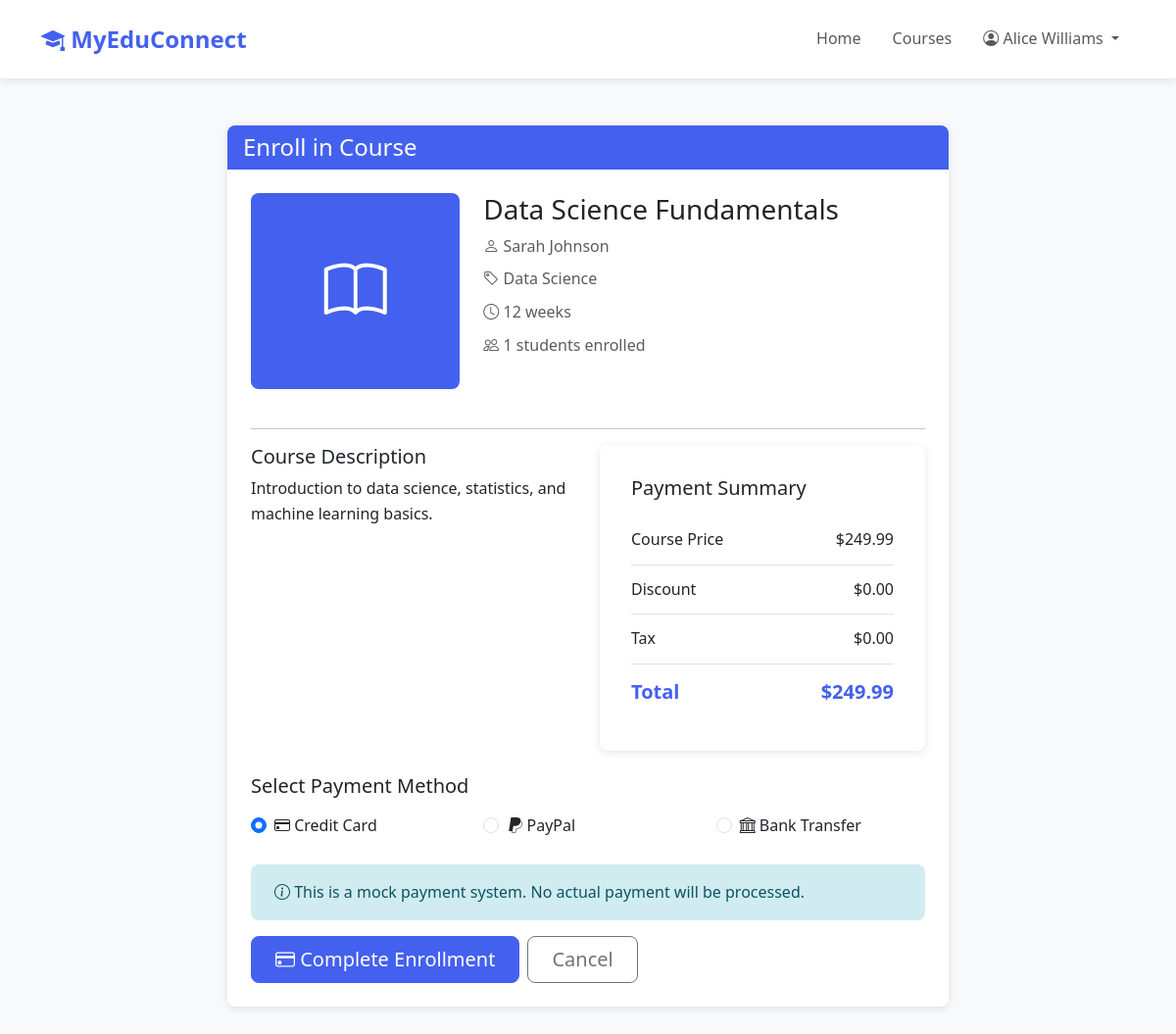
The app's page /student/enroll.php?course_id=3 (signed in) with its own data.
### tables this page shows
CREATE TABLE courses (
    course_id INT AUTO_INCREMENT PRIMARY KEY,
    title VARCHAR(255) NOT NULL,
    description TEXT,
    instructor_id INT NOT NULL,
    category VARCHAR(100),
    thumbnail VARCHAR(255),
    price DECIMAL(10, 2) DEFAULT 0.00,
    duration_weeks INT DEFAULT 8,
    max_students INT DEFAULT 50,
    enrollment_count INT DEFAULT 0,
    status ENUM('draft', 'published', 'archived') DEFAULT 'draft',
    created_at TIMESTAMP DEFAULT CURRENT_TIMESTAMP,
    updated_at TIMESTAMP DEFAULT CURRENT_TIMESTAMP ON UPDATE CURRENT_TIMESTAMP,
    FOREIGN KEY (instructor_id) REFERENCES teachers(teacher_id) ON DELETE CASCADE,
    INDEX idx_instructor (instructor_id),
    INDEX idx_category (category),
    INDEX idx_status (status),
    INDEX idx_title (title)
);

### config/database.php (called while the page is built, shortened)
<?php
class Database {
    private static $instance = null;
    private $connection;
    private function __construct() {
        try {
            $dsn = "mysql:host=" . DB_HOST . ";dbname=" . DB_NAME . ";charset=" . DB_CHARSET;
            $options = [
                PDO::ATTR_ERRMODE => PDO::ERRMODE_EXCEPTION,
                PDO::ATTR_DEFAULT_FETCH_MODE => PDO::FETCH_ASSOC,
                PDO::ATTR_EMULATE_PREPARES => false,
                PDO::ATTR_PERSISTENT => false
            ];
            $this->connection = new PDO($dsn, DB_USER, DB_PASS, $options);
        } catch (PDOException $e) {
            die("Database Connection Failed: " . $e->getMessage());
        }
    }
    public static function getInstance() {
        if (self::$instance === null) {
            self::$instance = new self();
        }
        return self::$instance;
    }
    public function getConnection() {
        return $this->connection;
    }
}
function dbSelectOne($query, $params = []) {
    $db = Database::getInstance()->getConnection();
    $stmt = $db->prepare($query);
    $stmt->execute($params);
    return $stmt->fetch();
}

### includes/functions.php (called while the page is built, shortened)
<?php
require_once __DIR__ . '/../config/database.php';
function formatCurrency($amount) {
    return '$' . number_format($amount, 2);
}
function getCourseById($courseId) {
    $query = "SELECT c.*, u.first_name, u.last_name, CONCAT(u.first_name, ' ', u.last_name) as instructor_name
              FROM courses c
              JOIN teachers t ON c.instructor_id = t.teacher_id
              JOIN users u ON t.user_id = u.user_id
              WHERE c.course_id = ?";
    return dbSelectOne($query, [$courseId]);
}

### student/enroll.php (the view, shortened to what this page needs)
<?php
require_once '../includes/functions.php';
$courseId = $_GET['course_id'] ?? null;
$course = getCourseById($courseId);
?>
<!DOCTYPE html>
<html lang="en">
<head>
    <link href="https://cdn.jsdelivr.net/npm/bootstrap@5.3.0/dist/css/bootstrap.min.css" rel="stylesheet">
    <link href="https://cdn.jsdelivr.net/npm/bootstrap-icons@1.10.0/font/bootstrap-icons.css" rel="stylesheet">
    <link href="<?php echo APP_URL; ?>/assets/css/style.css" rel="stylesheet">
</head>
<body>
    <nav class="navbar navbar-expand-lg navbar-light bg-white sticky-top">
        <div class="container">
            <a class="navbar-brand" href="<?php echo APP_URL; ?>">
                <i class="bi bi-mortarboard-fill"></i> <?php echo APP_NAME; ?>
            </a>
            <div class="collapse navbar-collapse" id="navbarNav">
                <ul class="navbar-nav ms-auto">
                    <li class="nav-item">
                        <a class="nav-link" href="<?php echo APP_URL; ?>">Home</a>
                    </li>
                    <li class="nav-item">
                        <a class="nav-link" href="<?php echo APP_URL; ?>/courses.php">Courses</a>
                    </li>
                    <li class="nav-item dropdown">
                        <a class="nav-link dropdown-toggle" href="#" id="navbarDropdown" role="button" data-bs-toggle="dropdown">
                            <i class="bi bi-person-circle"></i> <?php echo htmlspecialchars($_SESSION['user_name']); ?>
                        </a>
                    </li>
                </ul>
            </div>
        </div>
    </nav>
    <div class="container py-5">
        <div class="row justify-content-center">
            <div class="col-lg-8">
                <div class="card">
                    <div class="card-header">
                        <h4 class="mb-0">Enroll in Course</h4>
                    </div>
                    <div class="card-body">
                        <div class="row">
                            <div class="col-md-4 mb-4">
                                <div style="width: 100%; height: 200px; background: var(--primary-color); border-radius: 8px; display: flex; align-items: center; justify-content: center; color: white; font-size: 4rem;">
                                    <i class="bi bi-book"></i>
                                </div>
                            </div>
                            <div class="col-md-8 mb-4">
                                <h3><?php echo htmlspecialchars($course['title']); ?></h3>
                                <p class="text-muted mb-2">
                                    <i class="bi bi-person"></i> <?php echo htmlspecialchars($course['instructor_name']); ?>
                                </p>
                                <p class="text-muted mb-2">
                                    <i class="bi bi-tag"></i> <?php echo htmlspecialchars($course['category']); ?>
                                </p>
                                <p class="text-muted mb-2">
                                    <i class="bi bi-clock"></i> <?php echo $course['duration_weeks']; ?> weeks
                                </p>
                                <p class="text-muted mb-2">
                                    <i class="bi bi-people"></i> <?php echo $course['enrollment_count']; ?> students enrolled
                                </p>
                            </div>
                        </div>
                        <hr>
                        <div class="row mb-4">
                            <div class="col-md-6">
                                <h5>Course Description</h5>
                                <p><?php echo htmlspecialchars($course['description']); ?></p>
                            </div>
                            <div class="col-md-6">
                                <div class="payment-summary">
                                    <h5 class="mb-3">Payment Summary</h5>
                                    <div class="summary-row">
                                        <span>Course Price</span>
                                        <span><?php echo formatCurrency($course['price']); ?></span>
                                    </div>
                                    <div class="summary-row">
                                        <span>Discount</span>
                                        <span>$0.00</span>
                                    </div>
                                    <div class="summary-row">
                                        <span>Tax</span>
                                        <span>$0.00</span>
                                    </div>
                                    <div class="summary-row">
                                        <span>Total</span>
                                        <span><?php echo formatCurrency($course['price']); ?></span>
                                    </div>
                                </div>
                            </div>
                        </div>
                        <form method="POST" action="">
                            <div class="mb-4">
                                <h5 class="mb-3">Select Payment Method</h5>
                                <div class="row">
                                    <div class="col-md-4">
                                        <div class="form-check">
                                            <input class="form-check-input" type="radio" name="payment_method" id="credit_card" value="Credit Card" checked>
                                            <label class="form-check-label" for="credit_card">
                                                <i class="bi bi-credit-card"></i> Credit Card
                                            </label>
                                        </div>
                                    </div>
                                    <div class="col-md-4">
                                        <div class="form-check">
                                            <input class="form-check-input" type="radio" name="payment_method" id="paypal" value="PayPal">
                                            <label class="form-check-label" for="paypal">
                                                <i class="bi bi-paypal"></i> PayPal
                                            </label>
                                        </div>
                                    </div>
                                    <div class="col-md-4">
                                        <div class="form-check">
                                            <input class="form-check-input" type="radio" name="payment_method" id="bank_transfer" value="Bank Transfer">
                                            <label class="form-check-label" for="bank_transfer">
                                                <i class="bi bi-bank"></i> Bank Transfer
                                            </label>
                                        </div>
                                    </div>
                                </div>
                            </div>
                            <div class="alert alert-info">
                                <i class="bi bi-info-circle"></i> This is a mock payment system. No actual payment will be processed.
                            </div>
                            <div class="d-flex gap-2">
                                <button type="submit" class="btn btn-primary btn-lg">
                                    <i class="bi bi-credit-card"></i> Complete Enrollment
                                </button>
                                <a href="<?php echo APP_URL; ?>/courses.php" class="btn btn-outline-secondary btn-lg">Cancel</a>
                            </div>
                        </form>
                    </div>
                </div>
            </div>
        </div>
    </div>
</body>
</html>

### assets/css/style.css (style rules this page uses)
:root { --primary-color: #4361ee; --secondary-color: #3f37c9; --success-color: #4cc9f0; --danger-color: #f72585; --warning-color: #f8961e; --info-color: #4cc9f0; --light-color: #f8f9fa; --dark-color: #212529; --gray-color: #6c757d; --border-radius: 8px; --box-shadow: 0 2px 8px rgba(0, 0, 0, 0.1); --transition: all 0.3s ease; }
body { font-family: 'Segoe UI', Tahoma, Geneva, Verdana, sans-serif; line-height: 1.6; color: #333; background-color: #f8f9fa; }
a { color: var(--primary-color); text-decoration: none; transition: var(--transition); }
.navbar { box-shadow: var(--box-shadow); padding: 1rem 0; }
.navbar-brand { font-weight: 700; font-size: 1.5rem; color: var(--primary-color) !important; }
.nav-link { font-weight: 500; padding: 0.5rem 1rem !important; border-radius: var(--border-radius); }
.card { border: none; border-radius: var(--border-radius); box-shadow: var(--box-shadow); transition: var(--transition); overflow: hidden; }
.card-header { background-color: var(--primary-color); color: white; font-weight: 600; border-bottom: none; }
.card-body { padding: 1.5rem; }
.btn { border-radius: var(--border-radius); padding: 0.5rem 1.5rem; font-weight: 500; transition: var(--transition); }
.btn-primary { background-color: var(--primary-color); border-color: var(--primary-color); }
.alert { border-radius: var(--border-radius); border: none; padding: 1rem 1.5rem; }
.alert-info { background-color: #d1ecf1; color: #0c5460; }
.payment-summary { background: white; border-radius: var(--border-radius); padding: 2rem; box-shadow: var(--box-shadow); }
.payment-summary .summary-row { display: flex; justify-content: space-between; padding: 0.75rem 0; border-bottom: 1px solid #dee2e6; }
.payment-summary .summary-row:last-child { border-bottom: none; font-weight: 700; font-size: 1.25rem; color: var(--primary-color); }

### records on screen
courses: title "Data Science Fundamentals", category "Data Science", duration_weeks "12", enrollment_count "1", description "Introduction to data science, statistics, and machine learning basics.", price "$249.99"

### other values on screen
APP_NAME "MyEduConnect"
$_SESSION['user_name'] "Alice Williams"
$course['instructor_name'] "Sarah Johnson"
